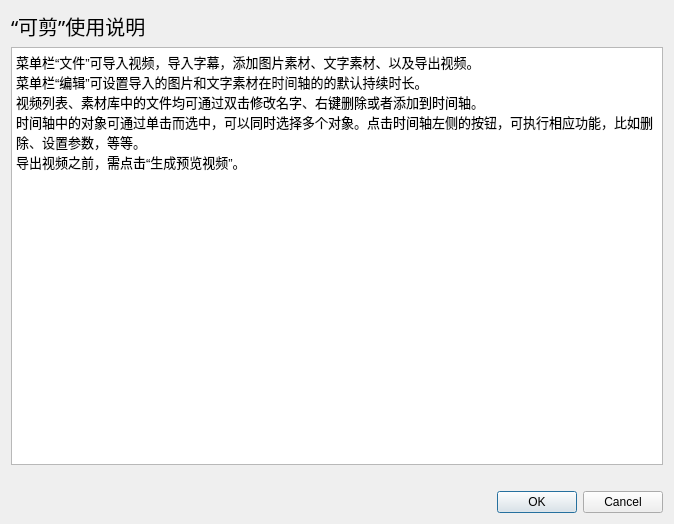
<?xml version="1.0" encoding="UTF-8"?>
<ui version="4.0">
 <class>instructDialog</class>
 <widget class="QDialog" name="instructDialog">
  <property name="geometry">
   <rect>
    <x>0</x>
    <y>0</y>
    <width>674</width>
    <height>524</height>
   </rect>
  </property>
  <property name="sizePolicy">
   <sizepolicy hsizetype="Expanding" vsizetype="Expanding">
    <horstretch>0</horstretch>
    <verstretch>0</verstretch>
   </sizepolicy>
  </property>
  <property name="windowTitle">
   <string>Dialog</string>
  </property>
  <layout class="QVBoxLayout" name="verticalLayout">
   <item>
    <widget class="QLabel" name="label">
     <property name="font">
      <font>
       <family>微软雅黑</family>
       <pointsize>15</pointsize>
      </font>
     </property>
     <property name="text">
      <string>“可剪”使用说明</string>
     </property>
    </widget>
   </item>
   <item>
    <widget class="QTextBrowser" name="textBrowser">
     <property name="font">
      <font>
       <pointsize>12</pointsize>
      </font>
     </property>
     <property name="html">
      <string>&lt;!DOCTYPE HTML PUBLIC &quot;-//W3C//DTD HTML 4.0//EN&quot; &quot;http://www.w3.org/TR/REC-html40/strict.dtd&quot;&gt;
&lt;html&gt;&lt;head&gt;&lt;meta name=&quot;qrichtext&quot; content=&quot;1&quot; /&gt;&lt;meta charset=&quot;utf-8&quot; /&gt;&lt;style type=&quot;text/css&quot;&gt;
p, li { white-space: pre-wrap; }
hr { height: 1px; border-width: 0; }
&lt;/style&gt;&lt;/head&gt;&lt;body style=&quot; font-family:'Microsoft YaHei UI'; font-size:12pt; font-weight:400; font-style:normal;&quot;&gt;
&lt;p style=&quot; margin-top:0px; margin-bottom:0px; margin-left:0px; margin-right:0px; -qt-block-indent:0; text-indent:0px;&quot;&gt;&lt;span style=&quot; font-size:10pt;&quot;&gt;菜单栏“文件”可导入视频，导入字幕，添加图片素材、文字素材、以及导出视频。&lt;/span&gt;&lt;/p&gt;
&lt;p style=&quot; margin-top:0px; margin-bottom:0px; margin-left:0px; margin-right:0px; -qt-block-indent:0; text-indent:0px;&quot;&gt;&lt;span style=&quot; font-size:10pt;&quot;&gt;菜单栏“编辑”可设置导入的图片和文字素材在时间轴的的默认持续时长。&lt;/span&gt;&lt;/p&gt;
&lt;p style=&quot; margin-top:0px; margin-bottom:0px; margin-left:0px; margin-right:0px; -qt-block-indent:0; text-indent:0px;&quot;&gt;&lt;span style=&quot; font-size:10pt;&quot;&gt;视频列表、素材库中的文件均可通过双击修改名字、右键删除或者添加到时间轴。&lt;/span&gt;&lt;/p&gt;
&lt;p style=&quot; margin-top:0px; margin-bottom:0px; margin-left:0px; margin-right:0px; -qt-block-indent:0; text-indent:0px;&quot;&gt;&lt;span style=&quot; font-size:10pt;&quot;&gt;时间轴中的对象可通过单击而选中，可以同时选择多个对象。点击时间轴左侧的按钮，可执行相应功能，比如删除、设置参数，等等。&lt;/span&gt;&lt;/p&gt;
&lt;p style=&quot; margin-top:0px; margin-bottom:0px; margin-left:0px; margin-right:0px; -qt-block-indent:0; text-indent:0px;&quot;&gt;&lt;span style=&quot; font-size:10pt;&quot;&gt;导出视频之前，需点击“生成预览视频”。&lt;/span&gt;&lt;/p&gt;&lt;/body&gt;&lt;/html&gt;</string>
     </property>
    </widget>
   </item>
   <item>
    <spacer name="verticalSpacer">
     <property name="orientation">
      <enum>Qt::Vertical</enum>
     </property>
     <property name="sizeType">
      <enum>QSizePolicy::Preferred</enum>
     </property>
     <property name="sizeHint" stdset="0">
      <size>
       <width>20</width>
       <height>20</height>
      </size>
     </property>
    </spacer>
   </item>
   <item>
    <widget class="QDialogButtonBox" name="buttonBox">
     <property name="orientation">
      <enum>Qt::Horizontal</enum>
     </property>
     <property name="standardButtons">
      <set>QDialogButtonBox::Cancel|QDialogButtonBox::Ok</set>
     </property>
    </widget>
   </item>
  </layout>
 </widget>
 <resources/>
 <connections>
  <connection>
   <sender>buttonBox</sender>
   <signal>accepted()</signal>
   <receiver>instructDialog</receiver>
   <slot>accept()</slot>
   <hints>
    <hint type="sourcelabel">
     <x>248</x>
     <y>254</y>
    </hint>
    <hint type="destinationlabel">
     <x>157</x>
     <y>274</y>
    </hint>
   </hints>
  </connection>
  <connection>
   <sender>buttonBox</sender>
   <signal>rejected()</signal>
   <receiver>instructDialog</receiver>
   <slot>reject()</slot>
   <hints>
    <hint type="sourcelabel">
     <x>316</x>
     <y>260</y>
    </hint>
    <hint type="destinationlabel">
     <x>286</x>
     <y>274</y>
    </hint>
   </hints>
  </connection>
 </connections>
</ui>
